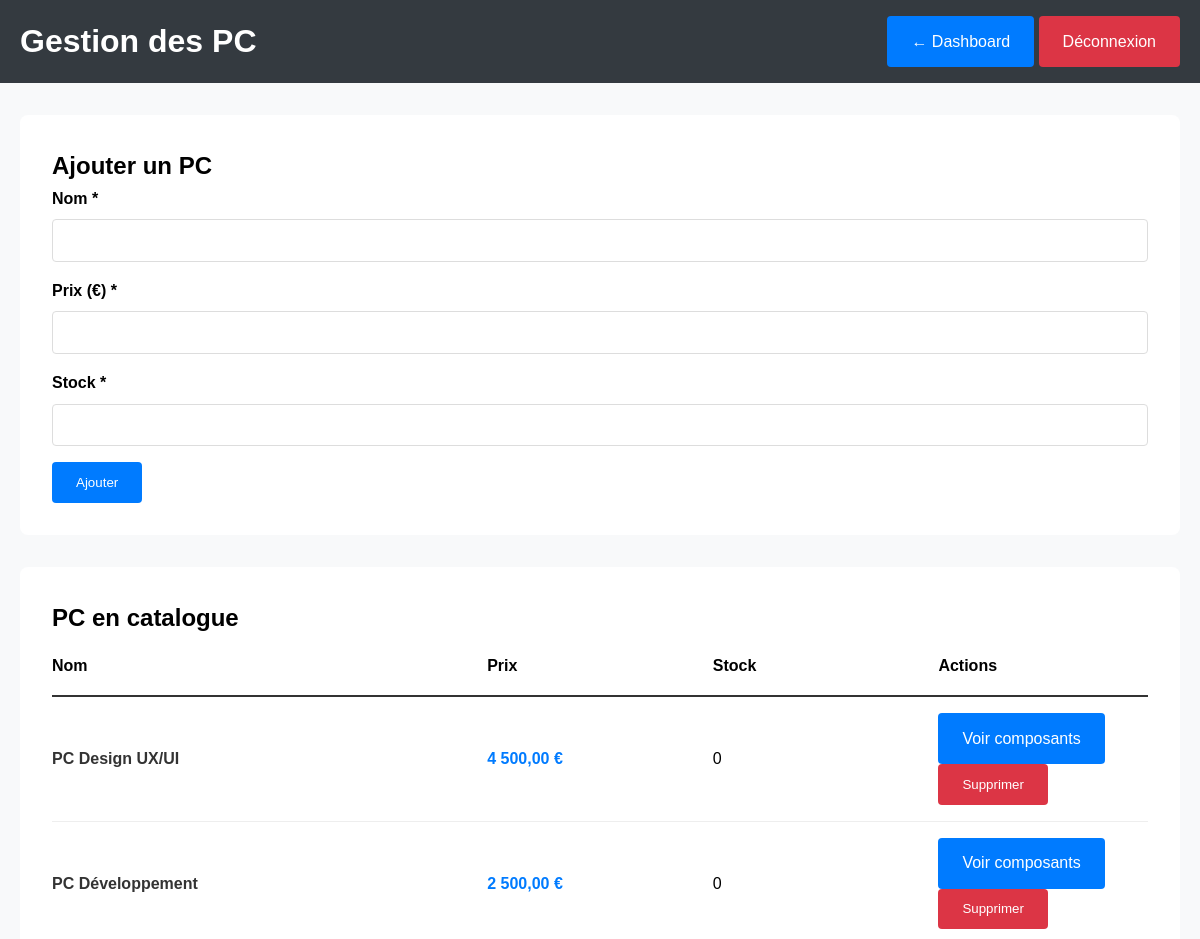
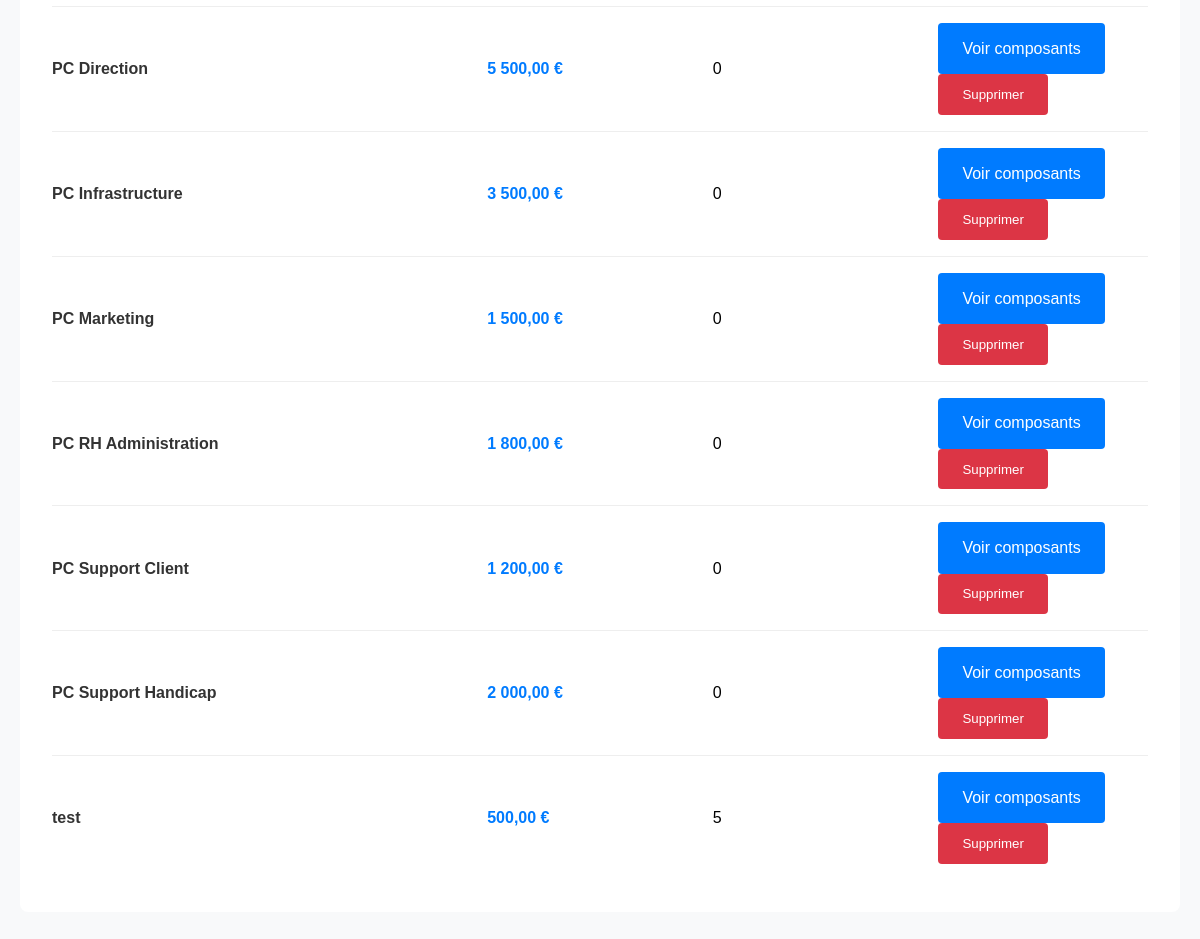
Page /admin/pc_admin.php (signed in) on the committed database (2 pictures, top to bottom).
### tables this page shows
CREATE TABLE `pcs` (
  `id` int(11) NOT NULL AUTO_INCREMENT,
  `nom` varchar(100) NOT NULL,
  `prix` decimal(10,2) NOT NULL,
  `stock` int(11) DEFAULT 0,
  `actif` tinyint(1) DEFAULT 1,
  PRIMARY KEY (`id`)
);

### admin/pc_admin.php (the view, shortened to what this page needs)
<?php
require_once '../config.php';
try {
    $stmt = $pdo->query("SELECT * FROM pcs ORDER BY nom");
    $pcs = $stmt->fetchAll();
} catch(Exception $e) {
    $pcs = [];
}
?>
<!DOCTYPE html>
<html lang="fr" class="admin-page">
<head>
    <link rel="stylesheet" href="../assets/style.css">
</head>
<body>
    <header class="admin-header">
        <div class="container">
            <h1>Gestion des PC</h1>
            <div>
                <a href="dashboard.php" class="admin-btn">← Dashboard</a>
                <a href="logout.php" class="admin-btn btn-danger">Déconnexion</a>
            </div>
        </div>
    </header>
    <div class="admin-container">
        <div class="form-section">
            <h2>Ajouter un PC</h2>
            <form method="post">
                <div class="admin-form-group">
                    <label for="nom">Nom *</label>
                    <input type="text" id="nom" name="nom" required>
                </div>
                <div class="admin-form-group">
                    <label for="prix">Prix (€) *</label>
                    <input type="number" id="prix" name="prix" step="0.01" min="0" required>
                </div>
                <div class="admin-form-group">
                    <label for="stock">Stock *</label>
                    <input type="number" id="stock" name="stock" min="0" required>
                </div>
                <button type="submit" class="admin-btn">Ajouter</button>
            </form>
        </div>
        <div class="pc-list">
            <h2>PC en catalogue</h2>
            <?php if ($pcs): ?>
                <div class="pc-item" style="font-weight: bold; border-bottom: 2px solid #333;">
                    <div>Nom</div>
                    <div>Prix</div>
                    <div>Stock</div>
                    <div>Actions</div>
                </div>
                <?php foreach ($pcs as $pc): ?>
                <div class="pc-item">
                    <div>
                        <div class="pc-name"><?php echo htmlspecialchars($pc['nom']); ?></div>
                    </div>
                    <div class="pc-price"><?php echo number_format($pc['prix'], 2, ',', ' '); ?> €</div>
                    <div><?php echo $pc['stock']; ?></div>
                    <div>
                        <a href="view_pc_components.php?id=<?php echo $pc['id']; ?>" class="admin-btn" style="margin-right: 0.5rem;">Voir composants</a>
                        <form method="post" style="display: inline;">
                            <button type="submit" class="admin-btn btn-danger" onclick="return confirm('Supprimer ?')">Supprimer</button>
                        </form>
                    </div>
                </div>
                <?php endforeach; ?>
            <?php else: ?>
                <p>Aucun PC.</p>
            <?php endif; ?>
        </div>
    </div>
</body>
</html>

### assets/style.css (style rules this page uses)
* { margin: 0; padding: 0; box-sizing: border-box; }
body { font-family: Arial, sans-serif; line-height: 1.6; min-height: 100vh; display: flex; flex-direction: column; }
.container { max-width: 1200px; margin: 0 auto; padding: 0 20px; }
header { background: #333; color: white; padding: 1rem 0; }
body { font-family: Arial, sans-serif; }
.admin-page body { font-family: Arial, sans-serif; margin: 0; background: #f8f9fa; }
.admin-header { background: #343a40; color: white; padding: 1rem 0; }
.admin-header .container { max-width: 1200px; margin: 0 auto; padding: 0 20px; display: flex; justify-content: space-between; align-items: center; }
.admin-container { max-width: 1200px; margin: 0 auto; padding: 2rem 20px; }
.admin-btn { padding: 0.8rem 1.5rem; background: #007bff; color: white; border: none; border-radius: 4px; cursor: pointer; text-decoration: none; display: inline-block; }
.btn-danger { background: #dc3545; }
.form-section { background: white; padding: 2rem; border-radius: 8px; margin-bottom: 2rem; }
.admin-form-group { margin-bottom: 1rem; }
.admin-form-group label { display: block; margin-bottom: 0.5rem; font-weight: bold; }
.admin-form-group input, .admin-form-group textarea { width: 100%; padding: 0.8rem; border: 1px solid #ddd; border-radius: 4px; box-sizing: border-box; }
.pc-list, .actualites-list, .messages-list { background: white; padding: 2rem; border-radius: 8px; }
.pc-item { border-bottom: 1px solid #eee; padding: 1rem 0; display: grid; grid-template-columns: 2fr 1fr 1fr 1fr; gap: 1rem; align-items: center; }
.pc-item:last-child { border-bottom: none; }
.pc-name { font-weight: bold; color: #333; }
.pc-price { color: #007bff; font-weight: bold; }

### rows in the picture
pcs: nom "PC Design UX/UI", prix "4 500,00", stock "0"
pcs: nom "PC Développement", prix "2 500,00", stock "0"
pcs: nom "PC Direction", prix "5 500,00", stock "0"
pcs: nom "PC Infrastructure", prix "3 500,00", stock "0"
pcs: nom "PC Marketing", prix "1 500,00", stock "0"
pcs: nom "PC RH Administration", prix "1 800,00", stock "0"
pcs: nom "PC Support Client", prix "1 200,00", stock "0"
pcs: nom "PC Support Handicap", prix "2 000,00", stock "0"
pcs: nom "test", prix "500,00", stock "5"
